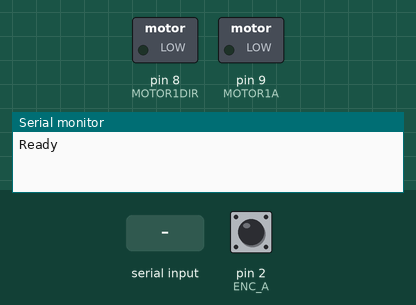
Bench run of a sketch on a simulated Arduino Uno, built with avr-gcc and run on an emulated ATmega328P. On the bench: switched loads named in the sketch (green lamp = pin HIGH), the last lines printed to the serial monitor. The inputs (shaded band) are chosen by the test bench; at power-on: pin 2 (ENC_A) HIGH.

Above: at 1.2 s.
1.3 s: "90,45\n" received over Serial
At 4.2 s:
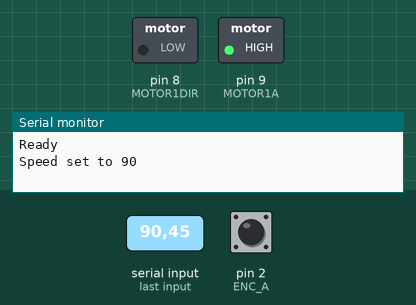
4.3 s: "0\n" received over Serial
At 5.4 s:
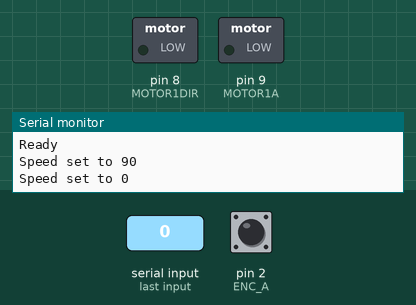
6.0 s: "30,150\n" received over Serial
At 7.18 s:
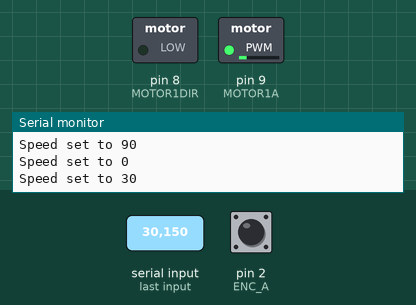
Timing chart, 0 to 15.0 s (numbered marks = the images above; inputs shaded):
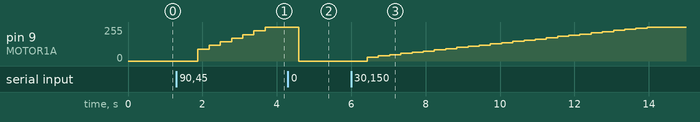

Measured:
- after the input at 1.3 s, pin 9 (MOTOR1A): moves from 0/255 to 255/255 over 2.1 s, starting after 0.58 s
- after the input at 4.3 s, pin 9 (MOTOR1A): 255/255 → 0/255 after 0.29 s
- after the input at 6.0 s, pin 9 (MOTOR1A): moves from 0/255 to 255/255 over 7.5 s, starting after 0.43 s

The sketch:

Arduino_Conveyor_C_Code.ino
```cpp
// This code controls the conveyor belt motor through an Arduino board.
// The Arduino is attached to a rotary encoder mounted on a motor, and a motor driver.
// Serial communication is used to get the goal speed, or return the current speed.
// PID control is used to achieve speed control.

// setPWMFrequency is used to match the motor's resonance. Function taken from https://playground.arduino.cc/Code/PwmFrequency/
// parts of the serial communication taken from https://forum.arduino.cc/index.php?topic=396450

#define ENCODERPPR 1024
#define TRANSMISSION_RATIO 60
#define R 24

const int ENC_A = 2;
const int ENC_B = 3;
const int MOTOR1A = 9;
const int MOTOR1DIR = 8;
byte incomingByte1;
int goalSpeed = 0;
volatile long encoderValue = 0;

int interval = 300;
long previousMillis = 0;
long currentMillis = 0;
long elapsedMillis = 1000;

float rps = 0;
boolean measureRpm = false;
int motorPwm = 0;

double currentSpeed = 0;
int output = 0;
boolean reverse = false;

double lastGivenSpeed = 0;


const byte numChars = 32;
char receivedChars[numChars];   // an array to store the received data
boolean newData = false;
int dataNumber = 0;             // new for this version


double errSum = 0;
unsigned long lastTime;
double lastErr;
double Kp = 0.7;
double Ki = 0.001;
double Kd = 0.0001;

void setup() {

  Serial.begin(115200);
  while (!Serial) {
    ; // wait for serial port to connect. Needed for Native USB only
  }
  Serial.println("Ready");
  EncoderInit();//Initialize the module
  pinMode( MOTOR1A , OUTPUT);
  pinMode( MOTOR1DIR , OUTPUT);
  setPwmFrequency(MOTOR1A, 1);
}


void loop() {
  digitalWrite(LED_BUILTIN, LOW); //turn off LED
  if (Serial.available() > 0) {
    digitalWrite(LED_BUILTIN, HIGH); //flash LED everytime data is available
    delay(50);
    recvWithEndMarker();
    showNewNumber();
    if (dataNumber == 10000) {  //Speed query code
      Serial.println(currentSpeed);
    }
    else
      goalSpeed = dataNumber;
  }

  currentMillis = millis();
  if (currentMillis - previousMillis > interval) {

    elapsedMillis = currentMillis - previousMillis;
    previousMillis = currentMillis;
    // Revolutions per second = (total encoder pulse in 1s / motor encoder output)
    rps = (float)(((float)encoderValue / (float)((float)elapsedMillis / (float)1000)) / (float)ENCODERPPR);
    encoderValue = 0;

    currentSpeed = abs(rps * TRANSMISSION_RATIO);

    //PID speed control
    unsigned long now = millis();
    double timeChange = (double)(now - lastTime);
    double error = abs(goalSpeed) - currentSpeed;
    errSum += error * timeChange;
    double dErr = (error - lastErr) / timeChange;

    lastErr = error;
    lastTime = now;

    double newOutput = (Kp * error + Ki * errSum + Kd * dErr);
    output = round(constrain(newOutput, 0, 255));

    //output = abs(goalSpeed) * 1 + 9; //Uncomment this to use estimated constant output w/o speed control

    if (goalSpeed == 0) {  // stop command ovverides PID
      errSum = 0;
      output = 0;
      dErr = 0;
    }

    delay(30);
    if (reverse) {
      MotorCounterClockwise(output);
    } else {
      MotorClockwise(output);
    }
    delay(2);
  }
}

void EncoderInit()
{
  // Attach interrupt at encoder channel A on each rising signal
  attachInterrupt(digitalPinToInterrupt(ENC_A), updateEncoder, RISING);
  //attachInterrupt(digitalPinToInterrupt(ENC_B), updateEncoder, RISING);

}


void updateEncoder()
{
  // Add encoderValue by 1, each time it detects rising signal
  // from encoder channel A
  encoderValue++;
}

void MotorClockwise(int power) {
  if (power > 0) {
    analogWrite(MOTOR1A, power);
    digitalWrite(MOTOR1DIR, LOW);
  } else {
    digitalWrite(MOTOR1A, LOW);
    digitalWrite(MOTOR1DIR, LOW);
  }
}

void MotorCounterClockwise(int power) {
  if (power > 0) {
    analogWrite(MOTOR1A, power);
    digitalWrite(MOTOR1DIR, HIGH);
  } else {
    digitalWrite(MOTOR1A, LOW);
    digitalWrite(MOTOR1DIR, LOW);
  }
}

void setPwmFrequency(int pin, int divisor) {
  byte mode;
  if (pin == 5 || pin == 6 || pin == 9 || pin == 10) {
    switch (divisor) {
      case 1: mode = 0x01; break;
      case 8: mode = 0x02; break;
      case 64: mode = 0x03; break;
      case 256: mode = 0x04; break;
      case 1024: mode = 0x05; break;
      default: return;
    }
    if (pin == 5 || pin == 6) {
      TCCR0B = TCCR0B & 0b11111000 | mode;
    } else {
      TCCR1B = TCCR1B & 0b11111000 | mode;
    }
  } else if (pin == 3 || pin == 11) {
    switch (divisor) {
      case 1: mode = 0x01; break;
      case 8: mode = 0x02; break;
      case 32: mode = 0x03; break;
      case 64: mode = 0x04; break;
      case 128: mode = 0x05; break;
      case 256: mode = 0x06; break;
      case 1024: mode = 0x07; break;
      default: return;
    }
    TCCR2B = TCCR2B & 0b11111000 | mode;
  }
}

void recvWithEndMarker() {
  static byte ndx = 0;
  char endMarker = '\n';
  char rc;

  if (Serial.available() > 0) {
    rc = Serial.read();

    if (rc != endMarker) {
      receivedChars[ndx] = rc;
      ndx++;
      if (ndx >= numChars) {
        ndx = numChars - 1;
      }
    }
    else {
      receivedChars[ndx] = '\0'; // terminate the string
      ndx = 0;
      newData = true;
    }
  }
}

void showNewNumber() {
  if (newData == true) {
    dataNumber = 0;             // new for this version
    dataNumber = atoi(receivedChars);   // new for this version
    Serial.print("Speed set to ");
    //Serial.println(receivedChars);
    //Serial.print("Data as Number ... ");    // new for this version
    Serial.println(dataNumber);     // new for this version
    if (dataNumber < 0)
      reverse = true;
    else
      reverse = false;
    newData = false;
  }
}
```
